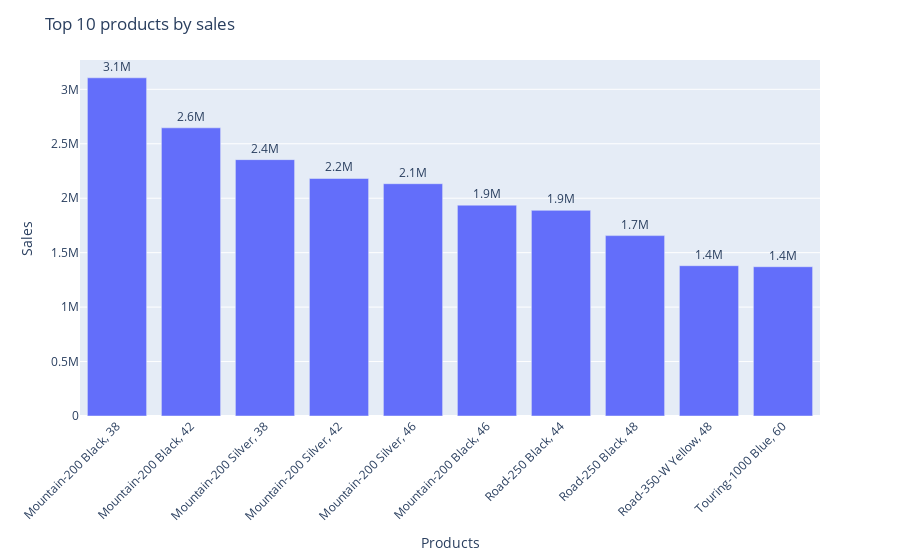

Notebook source saved alongside this figure:
### Code cell
fig2 = px.bar(df2.head(10), x = df2.head(10).index, y= df2.head(10)['Sales'], text_auto='.2s')
fig2.update_layout(title = 'Top 10 products by sales', xaxis_tickangle=-45)
fig2.update_xaxes(title = 'Products')
fig2.update_yaxes(title = 'Sales')
fig2.update_traces(textangle=0, textposition="outside")
fig2.show()

### Figure 1 — Plotly figure (JSON) as saved in the notebook; plotly's stock layout.template omitted (floating-point values rounded to 4 significant figures)
{"data": [{"alignmentgroup": "True", "hovertemplate": "x=%{x}<br>y=%{y}<extra></extra>", "legendgroup": "", "marker": {"color": "#636efa", "pattern": {"shape": ""}}, "name": "", "offsetgroup": "", "orientation": "v", "showlegend": false, "textangle": 0, "textposition": "outside", "texttemplate": "%{y:.2s}", "type": "bar", "x": ["Mountain-200 Black, 38", "Mountain-200 Black, 42", "Mountain-200 Silver, 38", "Mountain-200 Silver, 42", "Mountain-200 Silver, 46", "Mountain-200 Black, 46", "Road-250 Black, 44", "Road-250 Black, 48", "Road-350-W Yellow, 48", "Touring-1000 Blue, 60"], "xaxis": "x", "y": [3106000.0, 2646000.0, 2354000.0, 2181000.0, 2133000.0, 1936000.0, 1888000.0, 1656000.0, 1380000.0, 1371000.0], "yaxis": "y"}], "layout": {"barmode": "relative", "legend": {"tracegroupgap": 0}, "margin": {"t": 60}, "title": {"text": "Top 10 products by sales"}, "xaxis": {"anchor": "y", "domain": [0, 1], "tickangle": -45, "title": {"text": "Products"}}, "yaxis": {"anchor": "x", "domain": [0, 1], "title": {"text": "Sales"}}}}
